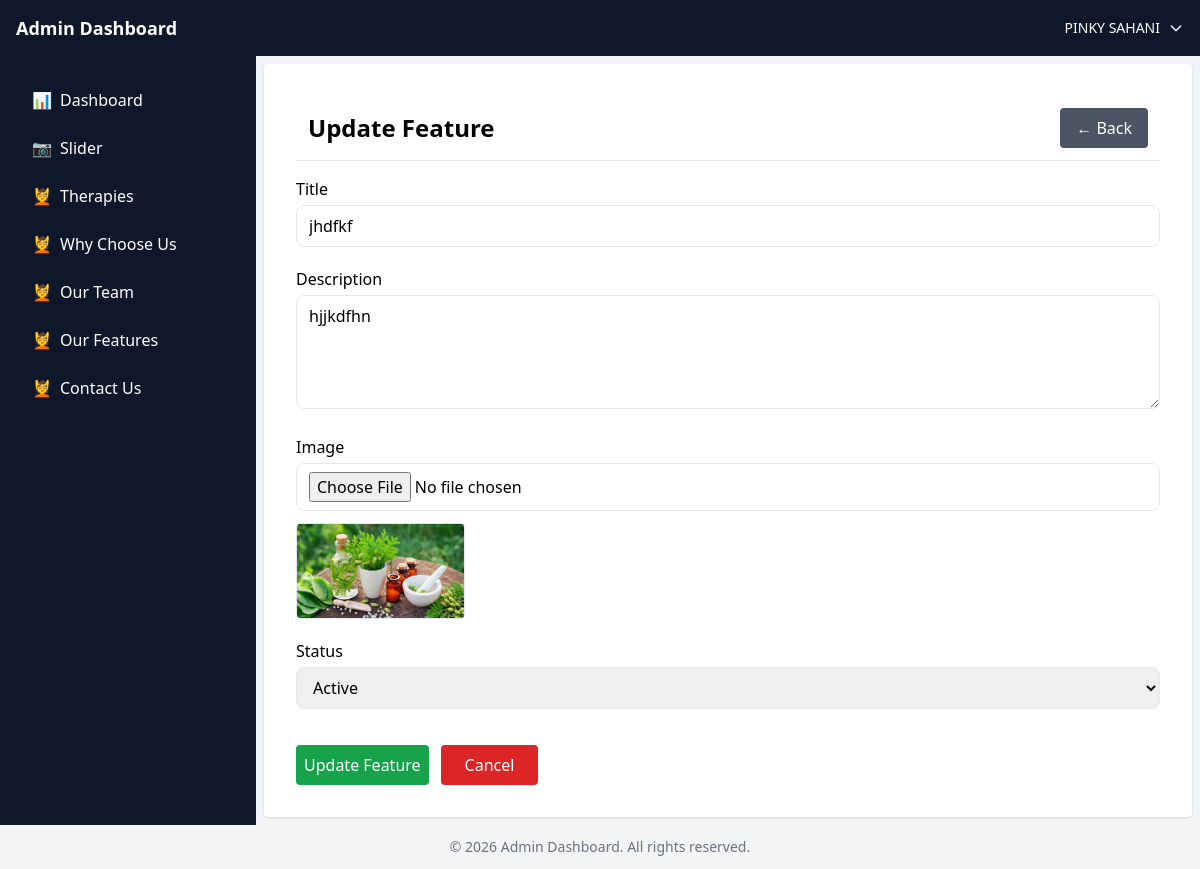
/admin/ourfeatures/update_ourfeatures.php?id=5 (signed in), run on the app's committed database.
### tables this page shows
CREATE TABLE `features` (
  `id` int(11) NOT NULL,
  `title` varchar(255) NOT NULL,
  `description` text NOT NULL,
  `image` varchar(255) NOT NULL,
  `status` tinyint(4) NOT NULL,
  `created_at` timestamp NOT NULL DEFAULT current_timestamp()
);

### admin/controllers/update.php (called while the page is built, shortened)
<?php
function getFeatureById($conn, $id)
{
    $sql = "SELECT * FROM features WHERE id = :id";
    $stmt = $conn->prepare($sql);
    $stmt->bindParam(':id', $id);
    $stmt->execute();
    $feature = $stmt->fetch(PDO::FETCH_ASSOC);
    return $feature;
}

### admin/ourfeatures/update_ourfeatures.php (the view, shortened to what this page needs)
<?php
require_once('../adminheader.php');
require_once('../../connect.php');
require_once('../controllers/update.php');
$id = (int) $_GET['id'];
$feature = getFeatureById($conn, $id);
?>
<div class="flex min-h-[calc(100vh-106px)]">
    <?php require_once('../adminsidebar.php'); ?>
    <main class="flex-1 p-2">
        <div class="bg-white h-full rounded shadow p-6 sm:p-8">
            <div class="flex justify-between items-center gap-4 p-3 border-b bg-white sticky top-0 z-20">
                <h2 class="text-lg sm:text-xl md:text-2xl font-bold">
                    Update Feature
                </h2>
                <a href="manage_ourfeatures.php"
                   class="bg-gray-600 text-white text-sm sm:text-base px-4 py-2 rounded hover:bg-gray-700 transition">
                    ← Back
                </a>
            </div>
            <form method="POST" enctype="multipart/form-data"
                  class=" space-y-5">
                <div>
                    <label class="block mb-1 font-medium mt-4">Title</label>
                    <input type="text" name="title"
                           value="<?= $feature['title']; ?>"
                           class="w-full border rounded-lg px-3 py-2
                                  focus:outline-none focus:ring-2 focus:ring-[#7b61ff]"
                           required>
                </div>
                <div>
                    <label class="block mb-1 font-medium">Description</label>
                    <textarea name="description" rows="4"
                        class="w-full border rounded-lg px-3 py-2
                               focus:outline-none focus:ring-2 focus:ring-[#7b61ff]"
                        required><?= $feature['description']; ?></textarea>
                </div>
                <div>
                    <label class="block mb-1 font-medium">Image</label>
                    <input type="file" name="image"
                           class="w-full border rounded-lg px-3 py-2">
                    <img src="../uploads/features/<?= $feature['image']; ?>"
                         class="mt-3 h-24 rounded border">
                </div>
                <div>
                    <label class="block mb-1 font-medium">Status</label>
                    <select name="status"
                            class="w-full border rounded-lg px-3 py-2">
                        <option value="1" <?= $feature['status'] == 1 ? 'selected' : ''; ?>>
                            Active
                        </option>
                    </select>
                </div>
                <div class="flex gap-3 pt-4">
                    <button type="submit" name="updatefeature"
                        class="bg-green-600 text-white px-2 py-2 rounded hover:bg-green-700 transition">
                        Update Feature
                    </button>
                    <a href="manage_ourfeatures.php"
                       class="bg-red-600 text-white px-6 py-2 rounded hover:bg-red-700 transition">
                        Cancel
                    </a>
                </div>
            </form>
        </div>
    </main>
</div>
<?php require_once('../adminfooter.php'); ?>

### data on the page
features: title "jhdfkf", description "hjjkdfhn", image (picture), status "Active"

### other printed values
$_SESSION['name'] "PINKY SAHANI"
